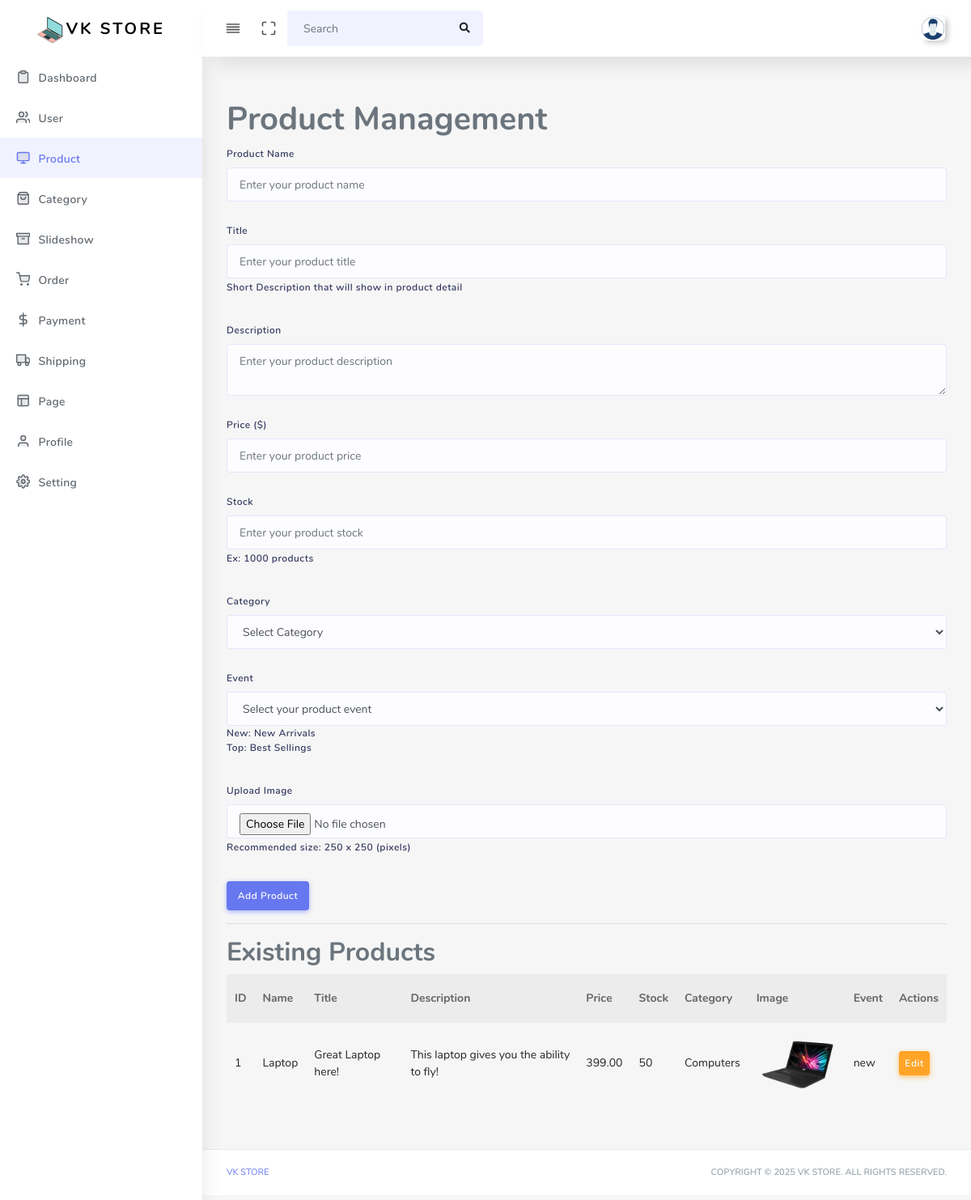
The app's page /admin/index.php?p=product (signed in) with its own data.
### tables this page shows
CREATE TABLE IF NOT EXISTS `tb_product` (
  `id` int NOT NULL AUTO_INCREMENT,
  `name` varchar(255) NOT NULL,
  `title` text NOT NULL,
  `description` text,
  `price` decimal(10,2) NOT NULL,
  `stock` int NOT NULL,
  `category_id` int DEFAULT NULL,
  `image` varchar(255) DEFAULT NULL,
  `created_at` timestamp NULL DEFAULT CURRENT_TIMESTAMP,
  `event` enum('new','top') DEFAULT NULL,
  `updated_at` timestamp NULL DEFAULT CURRENT_TIMESTAMP ON UPDATE CURRENT_TIMESTAMP,
  PRIMARY KEY (`id`),
  KEY `category_id` (`category_id`)
);

CREATE TABLE IF NOT EXISTS `tb_category` (
  `id` int NOT NULL AUTO_INCREMENT,
  `name` varchar(100) NOT NULL,
  `description` text,
  PRIMARY KEY (`id`)
);

### lib/db.php (called while the page is built, shortened)
<?php
class Database
{
	private $host = "127.0.0.1";
	private $user = "root";
	private $password = "";
	private $dbname = "vk-store";
	private $conn;
	public function __construct()
	{
		try {
			$dsn = "mysql:host={$this->host};dbname={$this->dbname};charset=utf8";
			$this->conn = new PDO($dsn, $this->user, $this->password);
			$this->conn->setAttribute(PDO::ATTR_ERRMODE, PDO::ERRMODE_EXCEPTION);
		} catch (PDOException $e) {
			die("Connection failed: " . $e->getMessage());
		}
	}
	public function select($table, $columns = "*", $criteria = "", $clause = "")
	{
		$sql = "SELECT $columns FROM $table";
		$stmt = $this->conn->prepare($sql);
		$stmt->execute();
		return $stmt->fetchAll(PDO::FETCH_ASSOC);
	}
}

### admin/product.php (the view, shortened to what this page needs)
<?php
require_once "../lib/db.php";
$db = new Database();
$products = $db->select(
  "tb_product p JOIN tb_category c ON p.category_id = c.id",
  "p.*, c.name as category_name"
);
?>
<div class="main-content">
  <section class="section">
    <h1>Product Management</h1>
    <form action="" method="POST" enctype="multipart/form-data">
      <div class="form-group">
        <label>Product Name</label>
        <input type="text" name="name" id="name" class="form-control" placeholder="Enter your product name" required>
      </div>
      <div class="form-group">
        <label>Title</label>
        <input type="text" name="title" id="title" class="form-control" placeholder="Enter your product title">
        <label>Short Description that will show in product detail</label>
      </div>
      <div class="form-group">
        <label>Description</label>
        <textarea name="description" id="description" class="form-control" placeholder="Enter your product description"></textarea>
      </div>
      <div class="form-group">
        <label>Price ($)</label>
        <input type="number" step="0.01" name="price" id="price" class="form-control" placeholder="Enter your product price" required>
      </div>
      <div class="form-group">
        <label>Stock</label>
        <input type="number" name="stock" id="stock" class="form-control" placeholder="Enter your product stock" required>
        <label>Ex: 1000 products</label>
      </div>
      <div class="form-group">
        <label>Category</label>
        <select name="category_id" id="category_id" class="form-control" required>
          <option value="">Select Category</option>
        </select>
      </div>
      <div class="form-group">
        <label>Event</label>
        <select name="event" id="event" class="form-control">
          <option value="" disabled selected>Select your product event</option>
        </select>
        <label>New: New Arrivals <br> Top: Best Sellings</label>
      </div>
      <div class="form-group">
        <label>Upload Image</label>
        <input type="file" name="image" id="image" class="form-control">
        <label>Recommended size: 250 x 250 (pixels)</label>
      </div>
      <button type="submit" name="add_product" class="btn btn-primary">Add Product</button>
    </form>
    <hr>
    <h2>Existing Products</h2>
    <table class="table">
      <thead>
        <tr>
          <th>ID</th>
          <th>Name</th>
          <th>Title</th>
          <th>Description</th>
          <th>Price</th>
          <th>Stock</th>
          <th>Category</th>
          <th>Image</th>
          <th>Event</th>
          <th>Actions</th>
        </tr>
      </thead>
      <tbody>
        <?php foreach ($products as $product): ?>
          <tr>
            <td><?= $product['id']; ?></td>
            <td><?= $product['name']; ?></td>
            <td><?= $product['title']; ?></td>
            <td><?= $product['description']; ?></td>
            <td><?= $product['price']; ?></td>
            <td><?= $product['stock']; ?></td>
            <td><?= $product['category_name']; ?></td>
            <td><img src="<?= $product['image']; ?>" width="100"></td>
            <td><?= $product['event']; ?></td>
            <td>
              <button class="btn btn-warning btn-sm edit-product"
                data-product='<?= json_encode($product); ?>'>Edit</button>
            </td>
          </tr>
        <?php endforeach; ?>
      </tbody>
    </table>
  </section>
</div>

### records on screen
tb_product: id "1", name "Laptop", title "Great Laptop here!", description "This laptop gives you the ability to fly!", price "399.00", stock "50", category.name "Computers", image (picture), event "new"
